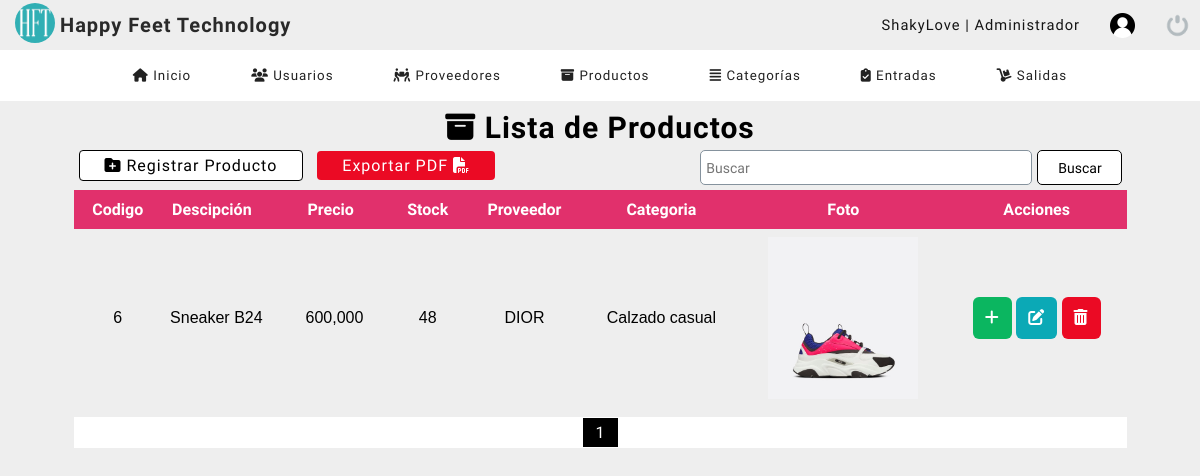
/dashboard/buscar_producto.php?busqueda=Sneaker B24 (signed in), run on the app's committed database.
### tables this page shows
CREATE TABLE `productos` (
  `codigo_prod` int(11) NOT NULL,
  `descripcion` varchar(100) NOT NULL,
  `proveedor` int(11) NOT NULL,
  `precio` decimal(11,0) NOT NULL,
  `existencia` int(11) NOT NULL,
  `date_add` datetime NOT NULL DEFAULT current_timestamp(),
  `usuario_id` int(11) NOT NULL,
  `estatus` int(11) NOT NULL DEFAULT 1,
  `foto` text NOT NULL,
  `category` int(11) DEFAULT NULL
);

CREATE TABLE `proveedor` (
  `nit_proveedor` int(11) NOT NULL,
  `proveedor` varchar(100) DEFAULT NULL,
  `contacto` varchar(100) NOT NULL,
  `telefono` int(11) NOT NULL,
  `direccion` text NOT NULL,
  `date_add` datetime NOT NULL DEFAULT current_timestamp(),
  `usuario_id` int(11) NOT NULL,
  `estatus` int(11) NOT NULL DEFAULT 1
);

CREATE TABLE `categorias` (
  `categoria_id` int(11) NOT NULL,
  `descripcion` text NOT NULL,
  `usuario_id` int(11) NOT NULL,
  `estatus` int(11) NOT NULL DEFAULT 1
);

### dashboard/buscar_producto.php (the view, shortened to what this page needs)
<?php
    include "../bd/conn.php";
?>
<!DOCTYPE html>
<html lang="en">
<head>
	<?php include "includes/scripts.php"; ?>
</head>
<body>
	<?php include "includes/header.php" ?>
    <section id="container">
        <?php
            $busqueda = strtolower($_REQUEST['busqueda']);
        ?>
        <div class="tabla-usuario">
            <h1><i class="fas fa-archive"></i> Lista de Productos</h1>
            <div class="botones">
                <div class="botones-2">
                    <a href="registro_producto.php" class="btn-nuevo"><i class="fas fa-folder-plus"></i> Registrar Producto</a>
                    <a href="pdf_producto.php" class="btn-info">Exportar PDF <i class="fas fa-file-pdf"></i></a>
                        <form action="buscar_producto.php" method="get" class="form-search">
                            <input type="text" name="busqueda" id="busqueda" placeholder="Buscar" class="barra-search">
                            <input type="submit" value="Buscar" class="btn-search">
                        </form>
                </div>
            </div>
            <div class="table">
                <table>
                    <tr>
                        <th class="titulo-pro">Codigo</th>
                        <th>Descipción</th>
                        <th>Precio</th>
                        <th class="titulo-pro">Stock</th>
                        <th class="titulo-pro">Proveedor</th>
                        <th class="titulo-pro">Categoria</th>
                        <th class="titulo-pro">Foto</th>
                        <th class="titulo-pro">Acciones</th>
                    </tr>
                    <?php
                        $sql_registe = mysqli_query($conn, "SELECT COUNT(*) as total_registro
                                                                FROM productos
                                                                WHERE ( codigo_prod  LIKE '%.$busqueda.%' OR
                                                                        descripcion  LIKE '%$busqueda%' OR
                                                                        proveedor  LIKE '%$busqueda%' OR
                                                                        precio  LIKE '%$busqueda%' OR
                                                                        existencia LIKE  '%$busqueda%' OR
                                                                        category LIKE  '%$busqueda%' )
                                                                AND estatus = 1");
                        $row_registe = mysqli_fetch_array($sql_registe);
                        $total_registro = $row_registe['total_registro'];
                        $por_pagina = 6;
                        if(empty($_GET['pagina'])){
                            $pagina = 1;
                        }else{
                            $pagina = $_GET['pagina'];
                        }
                        $desde = ($pagina - 1 ) * $por_pagina;
                        $total_paginas = ceil($total_registro / $por_pagina);
                        $query = mysqli_query($conn, "SELECT p.codigo_prod, p.descripcion, FORMAT(p.precio,0) as precio, p.existencia, pr.proveedor, p.foto, c.descripcion as category
                                                            FROM ((productos p
                                                            INNER JOIN proveedor pr ON p.proveedor = pr.nit_proveedor)
                                                            INNER JOIN categorias c ON p.category = c.categoria_id)
                                                            WHERE ( p.codigo_prod  LIKE '%$busqueda%' OR
                                                                        p.descripcion  LIKE '%$busqueda%' OR
                                                                        p.precio  LIKE '%$busqueda%' OR
                                                                        p.existencia LIKE '%$busqueda%' OR
                                                                        pr.proveedor LIKE '%$busqueda%' OR
                                                                        c.descripcion     LIKE '%$busqueda%' )
                                                            AND p.estatus = 1
                                                            ORDER BY pr.proveedor
                                                            LIMIT $desde, $por_pagina");
                        $resltado = mysqli_num_rows($query);
                        if($resltado > 0){
                            while($row = mysqli_fetch_array($query)){
                            if($row['foto'] != 'img_producto.png'){
                                $foto = 'img/uploads/'.$row['foto'];
                            }else{
                                $foto = 'img/'.$row['foto'];
                            }
                    ?>
                            <?php
                            $clase = 0;
                            if($_SESSION['rol'] == 1){
                                $clase = 1;
                            }else{
                                $clase = 1;
                            }
                            ?>
                                <tr class="rol-<?php echo $clase ?>">
                                <td class="titulo-pro"><?php echo $row['codigo_prod']; ?></td>
                                <td><?php echo $row['descripcion']; ?></td>
                                <td><?php echo $row['precio']; ?></td>
                                <?php
                                    if($row['existencia'] <= 30){
                                ?>
                                        <td style="background: red; color: white;" class="titulo-pro"><?php echo $row['existencia']; ?></td>
                                <?php    }else{ ?>
                                        <td class="titulo-pro"><?php echo $row['existencia']; ?></td>
                                <?php } ?>
                                <td class="titulo-pro"><?php echo $row['proveedor']; ?></td>
                                <td class="titulo-pro"><?php echo $row['category']; ?></td>
                                <td class="imagen-pro"><img src="<?php echo $foto;?>" alt="<?php echo $row['descripcion']; ?>" style="width: 150px;"> </td>
                                <td class="titulo-pro">
                                    <a class="link_add add_product" href="agregar_producto.php?cod=<?php echo $row['codigo_prod']; ?>" >
                                        <i class="fas fa-plus"></i>
                                    </a>
                                    <a class="link_edit" href="editar_producto.php?cod=<?php echo $row['codigo_prod']; ?>">
                                        <i class="fas fa-edit"></i>
                                    </a>
                                    <a class="link_delete" href="eliminar_producto.php?cod=<?php echo $row['codigo_prod']; ?>">
                                        <i class="fas fa-trash-alt"></i>
                                    </a>
                                <?php } ?>
                                </td>
                                <?php } ?>
                            </tr>
                </table>
            </div>
    <?php
        if($total_registro != 0){
    ?>
            <div class="paginador_pr">
                <div class="paginador">
                        <ul>
                    <?php
                        for ($i=1; $i <= $total_paginas; $i++){
                            if($i == $pagina){
                                echo '<li class="pageSelected">'.$i.'</li>';
                            }else{
                                echo '<li><a href="?pagina='.$i.'&busqueda='.$busqueda.'">'.$i.'</a></li>';
                            }
                        }
                    ?>
                        </ul>
                </div>
            </div>
    <?php } ?>
        </div>
    </section>
</body>
</html>

### dashboard/css/style.css (style rules this page uses)
* { margin: 0; padding: 0; box-sizing: border-box; }
body { background: #eeeeee; }
h1, h2, h3, h4, h5, h6 { font-family: 'Handlee'; letter-spacing: 1px; }
h1 { font-size: 20px; margin-right: auto; }
a { text-decoration: none; font-family: arial; letter-spacing: 1px; }
#container { padding: 90px 15px 15px; height: 100%; }
form { background: white; margin: auto; padding: 20px 50px; border: 1px solid #d1d1d1; }
input,select { display: block; width: 100%; height: 35px; font-size: 14px; padding: 5px; border: 1px solid #85929d; border-radius: 5px; }
.tabla-usuario { margin-top: 10px; }
.tabla-usuario h1 { color: black; text-align: center; font-size: 30px; font-family: 'Baloo 2'; margin-top: 20px; }
.tabla-usuario .botones { display: flex; justify-content: center; }
.botones-2 { width: 90%; }
.tabla-usuario .btn-nuevo { display: inline-block; background: white; color: black; border-radius: 4px; margin: 5px; padding: 5px 25px; font-family: 'Baloo 2'; border: 1px solid black; }
.tabla-usuario .btn-info { display: inline-block; background: #eb0a24; color: white; border-radius: 4px; margin: 5px; padding: 5px 25px; font-family: 'Baloo 2'; }
.table { display: flex; justify-content: center; }
table { border-collapse: collapse; font-size: 12pt; width: 90%; justify-content: center; }
th { font-family: 'Baloo 2'; text-align: start; padding: 10px; background: rgb(94, 94, 94); color: white; }
table tr:nth-child(odd) { background: white; }
table .rol-1 td { font-family: Arial, Helvetica, sans-serif; padding: 8px; }
.link_edit { display: inline-block; background: #0BA9B6; color: white; border-radius: 6px; padding: 12px; }
.link_add { display: inline-block; background: #0bb660; color: white; border-radius: 6px; padding: 12px; }
.link_delete { display: inline-block; background: #eb0a24; color: white; border-radius: 6px; padding: 12px; }
.paginador_pr { display: flex; justify-content: center; width: 100%; margin-top: 10px; }
.paginador { width: 90%; display: flex; justify-content: center; border: none; background: #FFF; }
.paginador ul { padding: 0; list-style: none; background: #FFF; margin-top: 0; display: -webkit-flex; display: -moz-flex; display: -ms-flex; display: -o-flex; display: inline-flex; }
.paginador a, .pageSelected { color: rgb(0, 0, 0); border: none; display: inline-block; font-size: 20; text-align: center; width: 35px; margin: 1px; padding: 5px; font-family: 'Baloo 2'; }
.pageSelected { color: white; background: black; }
.form-search { display: -webkit-flex; display: -moz-flex; display: -ms-flex; display: -o-flex; display: flex; float: right; background: #ededed; padding: 0; width: 40%; margin: 5px; border: none; }
.form-search .btn-search { background: white; color: black; border: 1px solid black; padding: 0 20px; cursor: pointer; width: 20%; margin-left: 5px; display: inline-block; font-family: 'Baloo 2'; }
.form-search .barra-search { background: rgb(255, 255, 255); font-family: 'Baloo 2'; }
.titulo-pro { text-align: center; }
.imagen-pro { display: flex; justify-content: center; }
.table table th { background: #E1306C; }

### data on the page
productos: codigo_prod "6", descripcion "Sneaker B24", precio "600,000", existencia "48", proveedor.proveedor "DIOR", category.descripcion "Calzado casual", foto (picture)

### other printed values
$_SESSION['user'] "ShakyLove"
